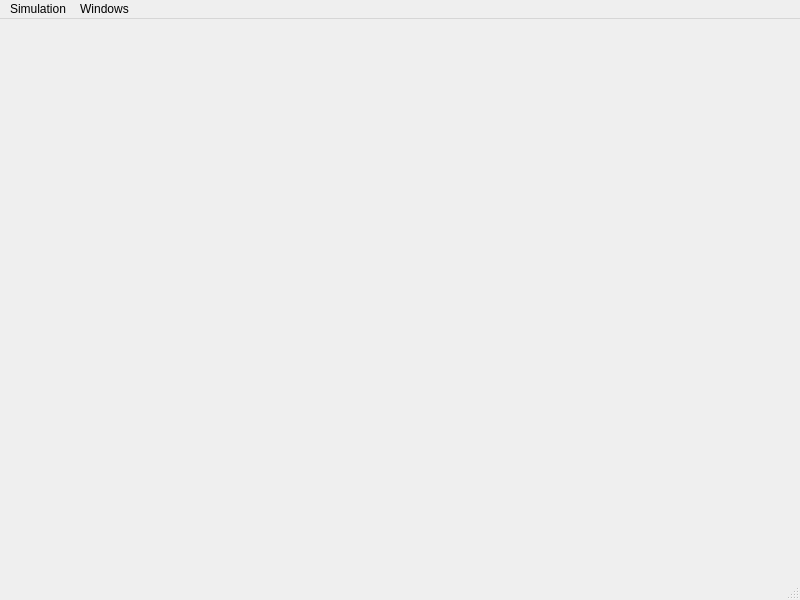
<?xml version="1.0" encoding="UTF-8"?>
<ui version="4.0">
 <class>MainWindow</class>
 <widget class="QMainWindow" name="MainWindow">
  <property name="geometry">
   <rect>
    <x>0</x>
    <y>0</y>
    <width>800</width>
    <height>600</height>
   </rect>
  </property>
  <property name="windowTitle">
   <string>MScSim</string>
  </property>
  <property name="windowIcon">
   <iconset resource="../mscsim-efis.qrc">
    <normaloff>:/gui/images/icon.svg</normaloff>:/gui/images/icon.svg</iconset>
  </property>
  <property name="locale">
   <locale language="English" country="UnitedStates"/>
  </property>
  <property name="dockOptions">
   <set>QMainWindow::AllowNestedDocks|QMainWindow::AllowTabbedDocks|QMainWindow::AnimatedDocks</set>
  </property>
  <widget class="QWidget" name="centralwidget">
   <layout class="QGridLayout" name="gridLayout">
    <property name="leftMargin">
     <number>0</number>
    </property>
    <property name="topMargin">
     <number>0</number>
    </property>
    <property name="rightMargin">
     <number>0</number>
    </property>
    <property name="bottomMargin">
     <number>0</number>
    </property>
    <item row="0" column="0">
     <widget class="QStackedWidget" name="stackedMain">
      <property name="currentIndex">
       <number>0</number>
      </property>
      <widget class="QWidget" name="pageOTW">
       <layout class="QGridLayout" name="gridLayout_2">
        <property name="leftMargin">
         <number>0</number>
        </property>
        <property name="topMargin">
         <number>0</number>
        </property>
        <property name="rightMargin">
         <number>0</number>
        </property>
        <property name="bottomMargin">
         <number>0</number>
        </property>
        <item row="0" column="0">
         <widget class="WidgetOTW" name="widgetOTW" native="true"/>
        </item>
       </layout>
      </widget>
     </widget>
    </item>
   </layout>
  </widget>
  <widget class="QMenuBar" name="menuBar">
   <property name="geometry">
    <rect>
     <x>0</x>
     <y>0</y>
     <width>800</width>
     <height>26</height>
    </rect>
   </property>
   <widget class="QMenu" name="menuSimulation">
    <property name="title">
     <string>Simulation</string>
    </property>
    <addaction name="actionDialogInit"/>
    <addaction name="separator"/>
    <addaction name="actionDialogConf"/>
    <addaction name="separator"/>
    <addaction name="actionStateInpIdle"/>
    <addaction name="actionStateInpInit"/>
    <addaction name="actionStateInpWork"/>
    <addaction name="actionStateInpFreeze"/>
    <addaction name="actionStateInpPause"/>
    <addaction name="actionStateInpStop"/>
    <addaction name="separator"/>
    <addaction name="actionQuit"/>
   </widget>
   <widget class="QMenu" name="menuWindows">
    <property name="title">
     <string>Windows</string>
    </property>
    <addaction name="actionDockAuto"/>
    <addaction name="actionDockCtrl"/>
    <addaction name="actionDockData"/>
    <addaction name="actionDockMain"/>
    <addaction name="actionDockProp"/>
    <addaction name="separator"/>
    <addaction name="actionDialogPFD"/>
   </widget>
   <addaction name="menuSimulation"/>
   <addaction name="menuWindows"/>
  </widget>
  <widget class="QStatusBar" name="statusBar"/>
  <action name="actionDialogConf">
   <property name="text">
    <string>Preferences</string>
   </property>
   <property name="menuRole">
    <enum>QAction::PreferencesRole</enum>
   </property>
  </action>
  <action name="actionQuit">
   <property name="text">
    <string>Quit</string>
   </property>
   <property name="menuRole">
    <enum>QAction::QuitRole</enum>
   </property>
  </action>
  <action name="actionDialogInit">
   <property name="text">
    <string>Initial Conditions</string>
   </property>
   <property name="menuRole">
    <enum>QAction::ApplicationSpecificRole</enum>
   </property>
  </action>
  <action name="actionDockMain">
   <property name="checkable">
    <bool>true</bool>
   </property>
   <property name="text">
    <string>Main</string>
   </property>
   <property name="menuRole">
    <enum>QAction::ApplicationSpecificRole</enum>
   </property>
  </action>
  <action name="actionDockData">
   <property name="checkable">
    <bool>true</bool>
   </property>
   <property name="text">
    <string>Data</string>
   </property>
   <property name="menuRole">
    <enum>QAction::ApplicationSpecificRole</enum>
   </property>
  </action>
  <action name="actionStateInpIdle">
   <property name="checkable">
    <bool>false</bool>
   </property>
   <property name="checked">
    <bool>false</bool>
   </property>
   <property name="text">
    <string>Idle</string>
   </property>
   <property name="menuRole">
    <enum>QAction::ApplicationSpecificRole</enum>
   </property>
  </action>
  <action name="actionStateInpInit">
   <property name="checkable">
    <bool>false</bool>
   </property>
   <property name="text">
    <string>Initialize</string>
   </property>
   <property name="menuRole">
    <enum>QAction::ApplicationSpecificRole</enum>
   </property>
  </action>
  <action name="actionStateInpWork">
   <property name="checkable">
    <bool>false</bool>
   </property>
   <property name="text">
    <string>Run</string>
   </property>
   <property name="menuRole">
    <enum>QAction::ApplicationSpecificRole</enum>
   </property>
  </action>
  <action name="actionStateInpPause">
   <property name="checkable">
    <bool>false</bool>
   </property>
   <property name="text">
    <string>Pause</string>
   </property>
   <property name="menuRole">
    <enum>QAction::ApplicationSpecificRole</enum>
   </property>
  </action>
  <action name="actionStateInpStop">
   <property name="checkable">
    <bool>false</bool>
   </property>
   <property name="checked">
    <bool>false</bool>
   </property>
   <property name="text">
    <string>Stop</string>
   </property>
   <property name="menuRole">
    <enum>QAction::ApplicationSpecificRole</enum>
   </property>
  </action>
  <action name="actionDockAuto">
   <property name="checkable">
    <bool>true</bool>
   </property>
   <property name="text">
    <string>Autopilot</string>
   </property>
  </action>
  <action name="actionStateInpFreeze">
   <property name="text">
    <string>Freeze</string>
   </property>
  </action>
  <action name="actionDockCtrl">
   <property name="checkable">
    <bool>true</bool>
   </property>
   <property name="text">
    <string>Controls</string>
   </property>
  </action>
  <action name="actionDialogPFD">
   <property name="text">
    <string>PFD</string>
   </property>
  </action>
  <action name="actionDockProp">
   <property name="checkable">
    <bool>true</bool>
   </property>
   <property name="text">
    <string>Propulsion</string>
   </property>
  </action>
 </widget>
 <customwidgets>
  <customwidget>
   <class>WidgetOTW</class>
   <extends>QWidget</extends>
   <header>gui/WidgetOTW.h</header>
   <container>1</container>
  </customwidget>
 </customwidgets>
 <resources>
  <include location="../mscsim-efis.qrc"/>
 </resources>
 <connections/>
</ui>
